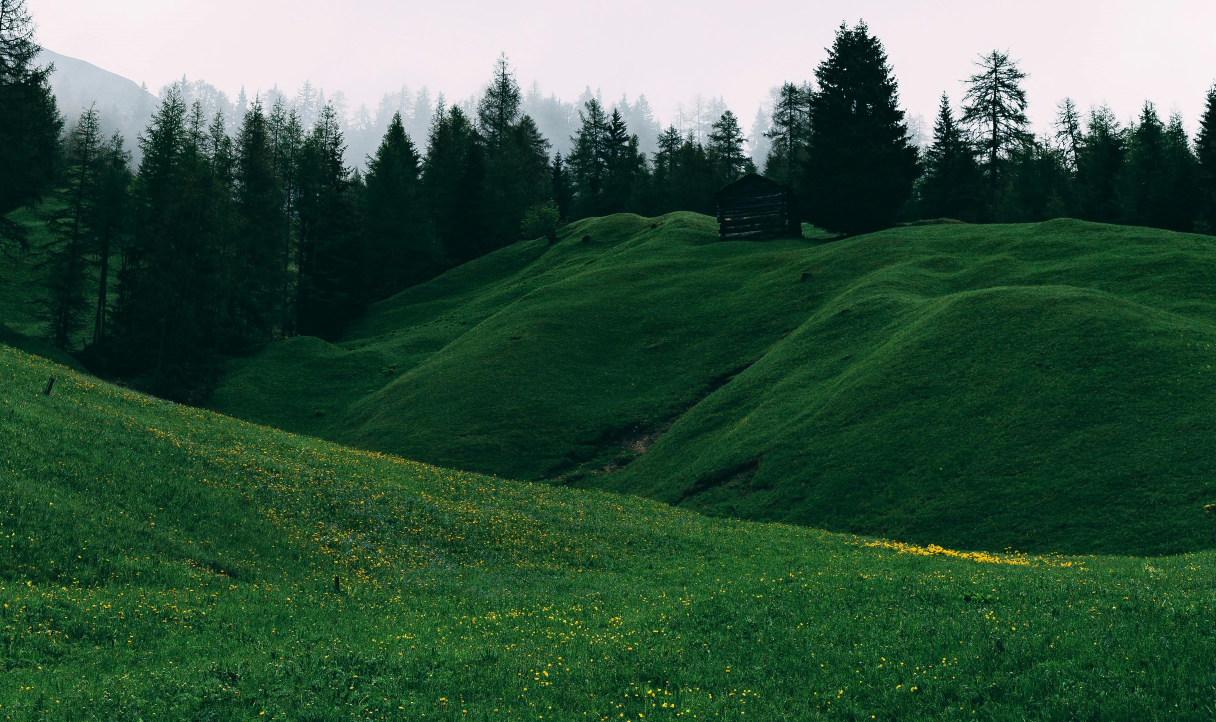
#> input picture Assets/bg.jpg, 3648 x 2165 px, found by its file name (shown at 1/3 size)
$ python rescale.py
#> lines starting #> are read from the running program, lines starting #| are printed output that depends on the picture
import cv2 as cv

# Read an image
img = cv.imread('Assets/bg.jpg')
#> img is the input picture: shape (2165, 3648, 3); mean B, G, R 65.7, 86.9, 55.3

cv.imshow('Img', img)

def rescaleFrame(frame, scale=0.75):
#> called with scale = 0.2
    width = int(frame.shape[1] * scale)
#> width = 729
    height = int(frame.shape[0] * scale)
#> height = 433
    dimensions = (width, height)
#> dimensions = (729, 433)

    return cv.resize(frame, dimensions, interpolation=cv.INTER_AREA)
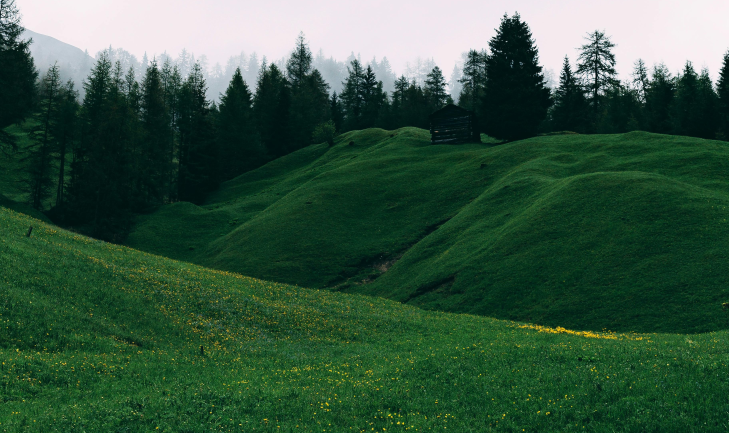
#> returned value: shape (433, 729, 3); mean of channels 0, 1, 2 65.7, 86.9, 55.3; drawn as B, G, R

cv.imshow('Rescaled Img', rescaleFrame(img, 0.2))
cv.waitKey(0)
